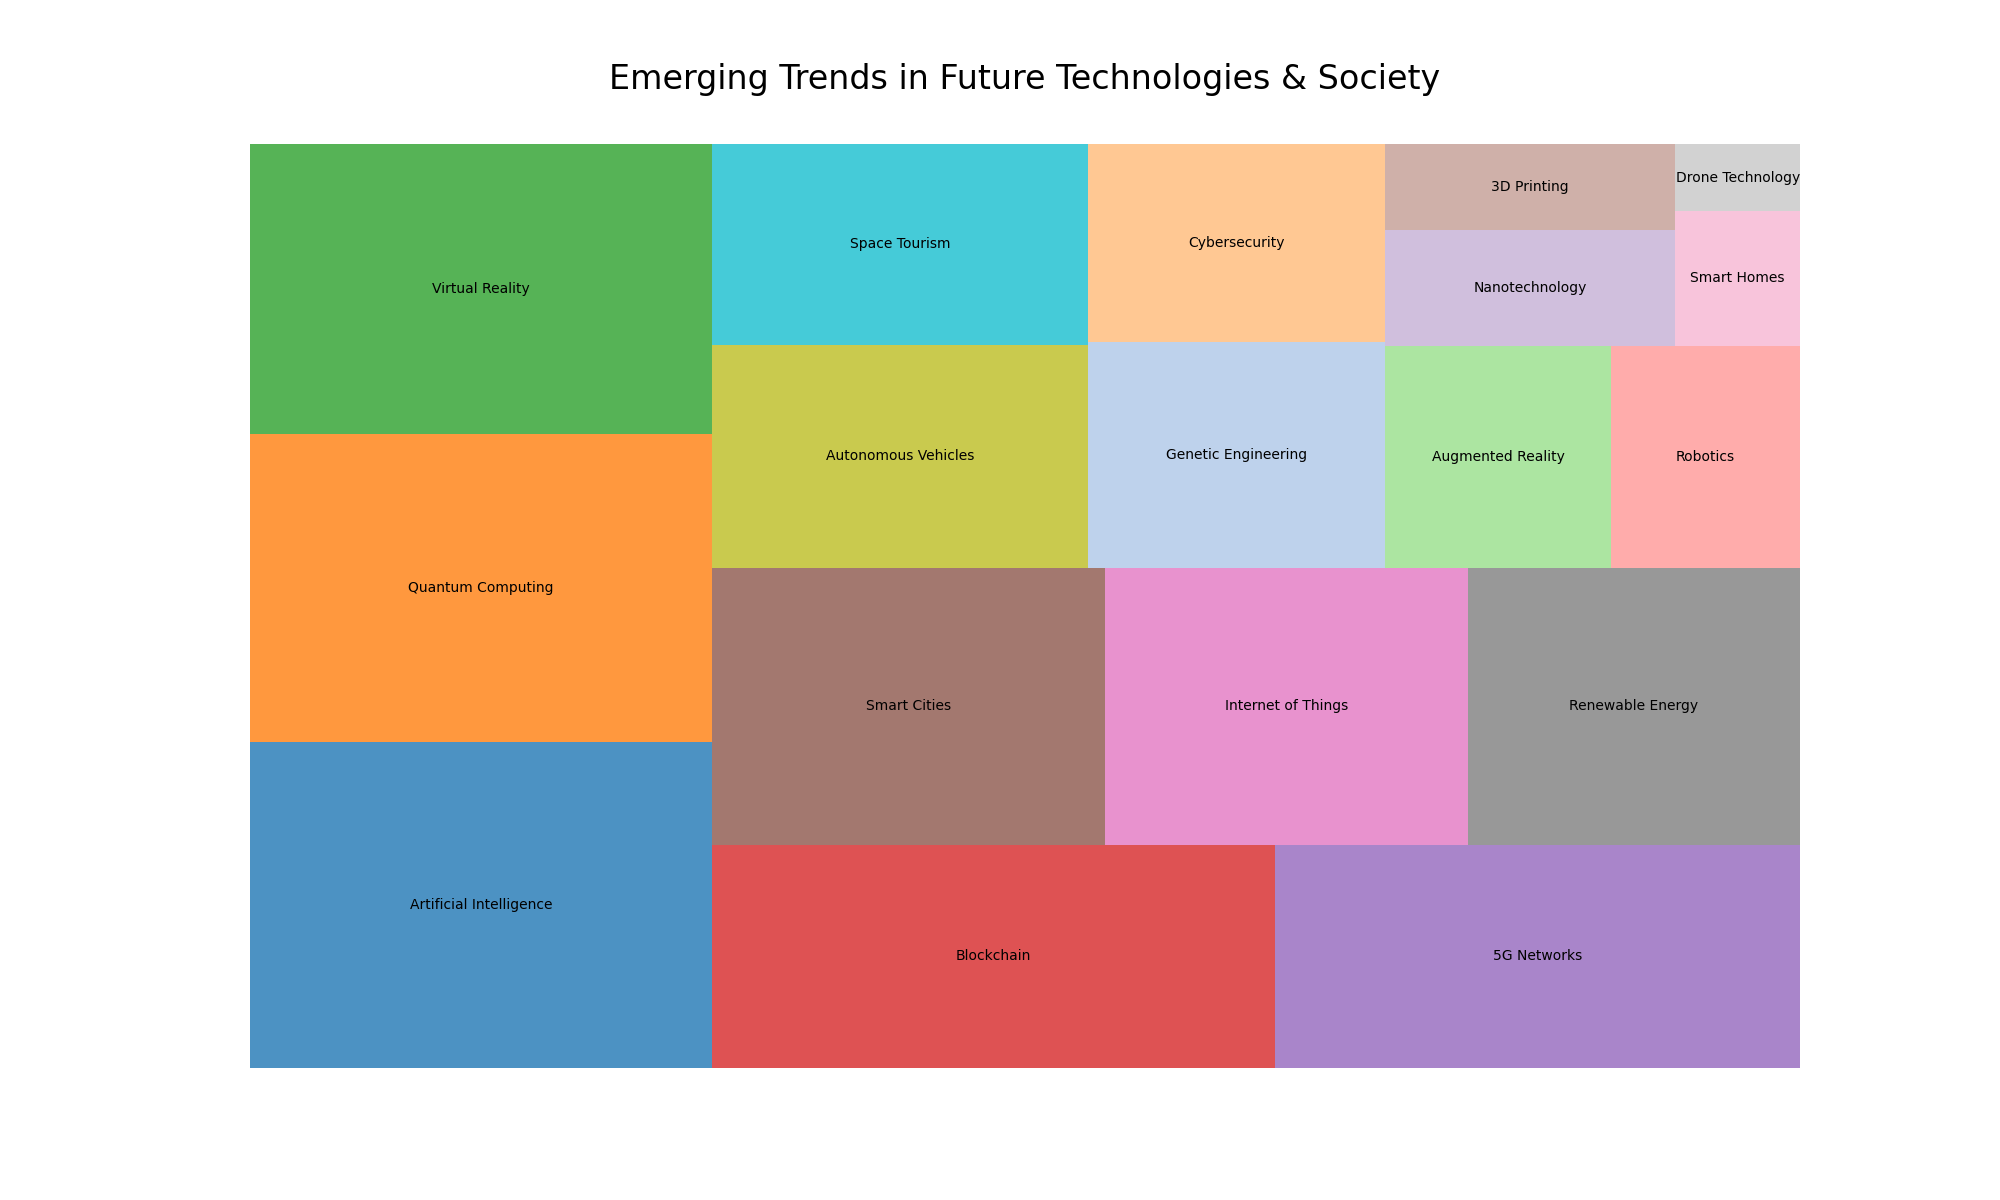

This chart was generated by the following Python code:

import matplotlib.pyplot as plt
import pandas as pd
import squarify  # treemap library

# Prepare the data
data = {
    'Topic': ['Future Technologies & Society'] * 18,
    'Subtopic': ['Artificial Intelligence', 'Quantum Computing', 'Virtual Reality', 'Blockchain', '5G Networks', 
                 'Smart Cities', 'Internet of Things', 'Renewable Energy', 'Autonomous Vehicles', 'Space Tourism', 
                 'Genetic Engineering', 'Cybersecurity', 'Augmented Reality', 'Robotics', 'Nanotechnology', 
                 '3D Printing', 'Smart Homes', 'Drone Technology'],
    'Value': [9000, 8500, 8000, 7500, 7000, 6500, 6000, 5500, 5000, 4500, 4000, 3500, 3000, 2500, 2000, 1500, 1000, 500]
}

df = pd.DataFrame(data)

# Create a color list
colors = ['#1f77b4', '#ff7f0e', '#2ca02c', '#d62728', '#9467bd', 
          '#8c564b', '#e377c2', '#7f7f7f', '#bcbd22', '#17becf',
          '#aec7e8', '#ffbb78', '#98df8a', '#ff9896', '#c5b0d5', 
          '#c49c94', '#f7b6d2', '#c7c7c7']

# Create a figure with a defined size
plt.figure(figsize=(20, 12))

# Plot
squarify.plot(sizes=df['Value'], label=df['Subtopic'], color=colors, alpha=0.8)
plt.title('Emerging Trends in Future Technologies & Society', fontsize=24, y=1.05)

# Remove axes
plt.axis('off')

# Show the plot
plt.show()
